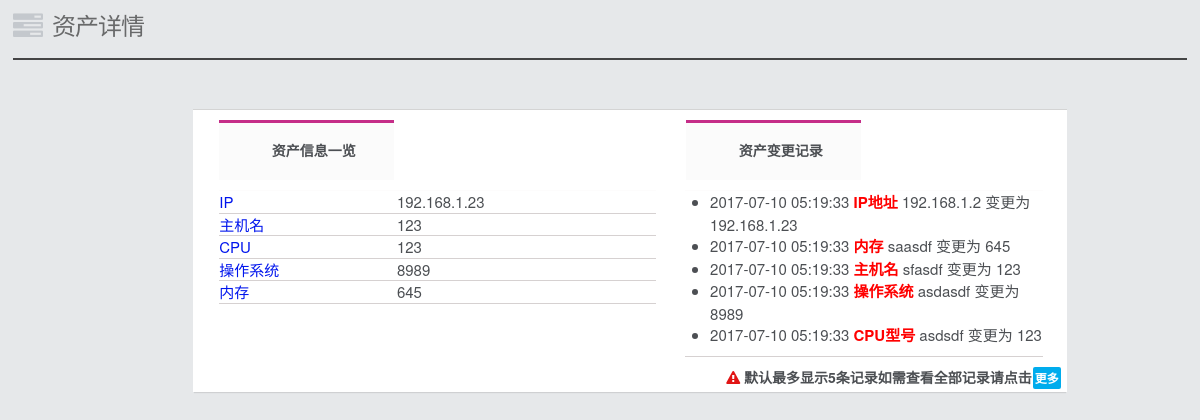
The page /asset_details/2 on the database its author committed.
### cmdb/models.py (models this page shows, shortened)
class Asset(models.Model):
    hostname = models.CharField("主机名", max_length=64, unique=True)
    ip = models.GenericIPAddressField("IP")
    cpu_mode = models.CharField("cpu", max_length=128)
    platform = models.CharField("系统信息", max_length=64)
    memory = models.CharField("内存信息", max_length=32)
    class Meta:
        verbose_name_plural = "资产信息表"

### cmdb/views.py (the view)
# urls.py: url(r'^asset_details/(\d+)', views.asset_details),
def asset_details(request, nid):
    data = models.Asset.objects.filter(id=nid).values()[0]
    data_record = models.AssetRecord.objects.filter(asset_number=nid).values("content")
    if request.method == 'POST':
        data_record = data_record[0]["content"]
        return HttpResponse(data_record)
    if not data_record:
        data_record = ["没有进行过变更"]
        data_hidden = "NNNNN"  # 防止异常,占位
    else:
        data_hidden = json.loads(data_record[0]["content"])
        data_record = json.loads(data_record[0]["content"])
        if len(data_record) >= 5:
            data_record = data_record[-5:]
    return render(request, "asset/asset_details.html",
                  {"data": data, "data_record": data_record, "data_hidden": data_hidden})

### templates/asset/asset_details.html (shortened to what this page needs)
{% extends "basic/assetEdit_basic.html" %}
{% block header %}
    资产详情
{% endblock %}
{% block content %}
    <div class="col-md-6" style="margin-left:15%;width: 75%;">
        <div class="panel panel-default">
            <div style="width: 20%;height: 60px;display: inline-block;
            border-top: solid rgba(186, 0, 111, 0.82);background-color: rgba(230, 232, 234, 0.19);margin-top: 10px;
            margin-left: 3%;">
                <span style="line-height: 55px;margin-left: 30%;font-weight: bold">资产信息一览</span>
            </div>
            <div style="width: 20%;height: 60px;display: inline-block;
            border-top: solid rgba(186, 0, 111, 0.82);background-color: rgba(230, 232, 234, 0.19);margin-top: 10px;
            margin-left: 33%;">
                <span style="line-height: 55px;margin-left: 30%;font-weight: bold">资产变更记录</span>
            </div>
            <div style="padding-bottom: 5px;">
                <table border="1"  class="ta"  >
                    <tr >
                        <td class="tdcolor">IP</td>
                        <td>{{ data.ip }}</td>
                    </tr>
                    <tr>
                        <td class="tdcolor">主机名</td>
                        <td>{{ data.hostname }}</td>
                    </tr>
                    <tr>
                        <td class="tdcolor">CPU</td>
                        <td>{{ data.cpu_mode }}</td>
                    </tr>
                    <tr>
                        <td class="tdcolor">操作系统</td>
                        <td>{{ data.platform }}</td>
                    </tr>
                    <tr>
                        <td class="tdcolor">内存</td>
                        <td>{{ data.memory }}</td>
                    </tr>
                </table>
                <table border="1" class="ta" style="float: right;margin: 10px 2.7% 10px 0;width: 41%;">
                    <tr>
                        <td>
                            <ul style="margin-left: -15px;" >
                                {% for record in data_record %}
                                    {% autoescape off %}
                                <li>{{ record }}</li>
                                    {% endautoescape %}
                                {% endfor %}
                            </ul>
                        </td>
                    </tr>
                </table>
                <div class="more_record" style="margin-left: 61%;font-weight: bold"><span style="color: #e11515">
                    <i class="fa fa-warning"></i>
                </span>默认最多显示5条记录如需查看全部记录请点击
                    <span id="more_button" style="background-color: #00aced;border-radius: 2px;color: white;font-size: 12px;padding: 2px;margin-left: -3px;cursor: pointer">
                        更多</span></div>
            </div>
        </div>
    </div>
{% endblock %}

### rows shown on the page
Asset: ip "192.168.1.23", hostname "123", cpu_mode "123", platform "8989", memory "645"

### other values the page prints
{{ record }} "2017-07-10 05:19:33 IP地址 192.168.1.2 变更为 192.168.1.23" "2017-07-10 05:19:33 内存 saasdf 变更为 645" "2017-07-10 05:19:33 主机名 sfasdf 变更为 123" "2017-07-10 05:19:33 操作系统 asdasdf 变更为 8989" "2017-07-10 05:19:33 CPU型号 asdsdf 变更为 123"
